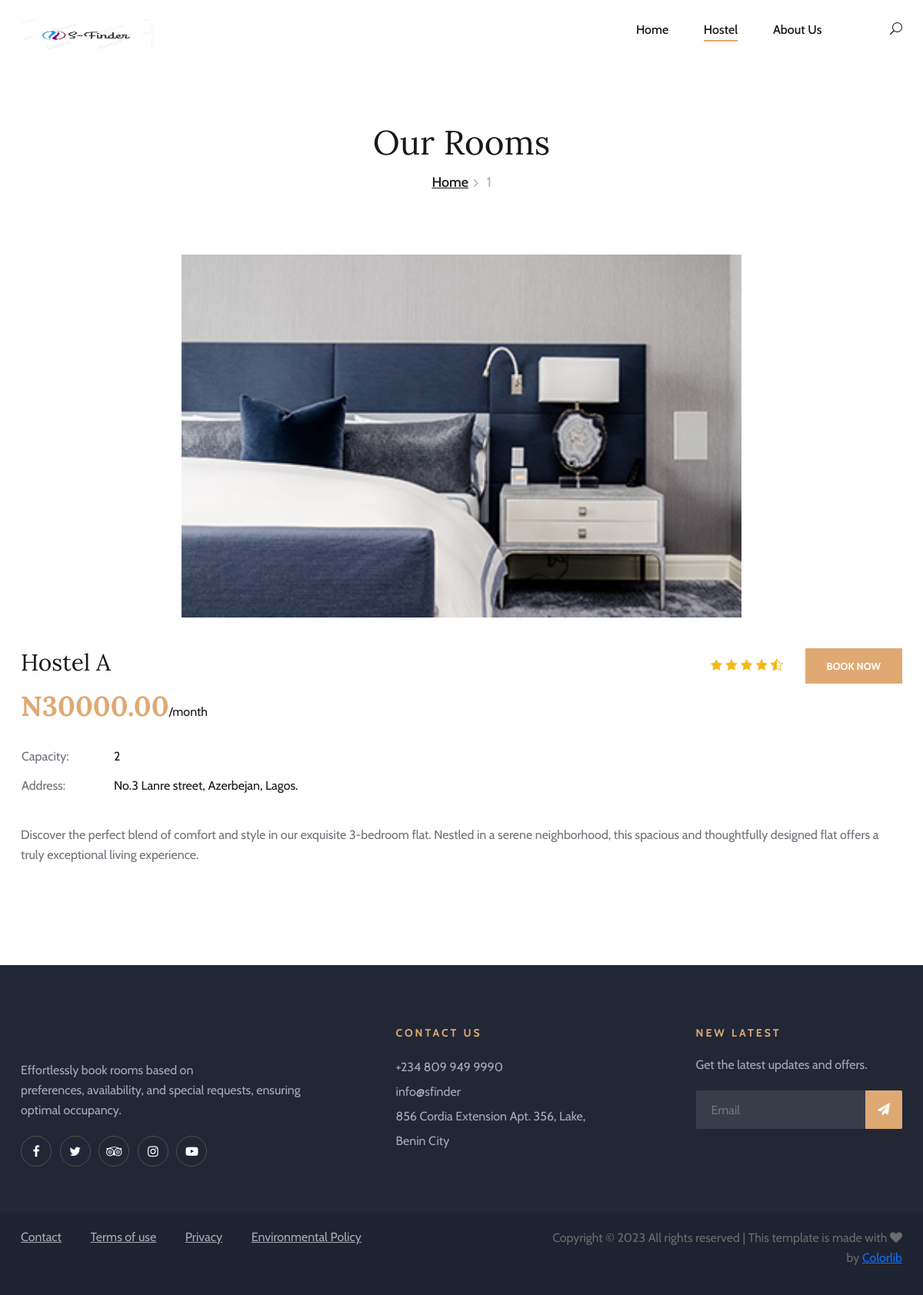
Page /hostel-detail/1/view/ on the committed database.
### booking/models.py (models this page shows, shortened)
class Accommodation(models.Model):
    name = models.CharField(max_length=100)
    address = models.TextField()
    capacity = models.PositiveIntegerField()
    description = models.TextField()
    price_per_month = models.DecimalField(max_digits=10, decimal_places=2)
    @property
    def getimage(self):
        imgs = roomImages.objects.filter(room_id=self.id).first()
        if imgs:
            return imgs.images.url
        else:
            return None
    @property
    def capacity(self):
        counter = roomCount.objects.get(Accommodation_id=self.id)
        return counter

class roomImages(models.Model):
    room = models.ForeignKey(Accommodation, on_delete=models.CASCADE)
    images = models.ImageField(upload_to="ROOMS/")

class roomCount(models.Model):
    Accommodation = models.ForeignKey(Accommodation, on_delete=models.CASCADE)
    count = models.IntegerField(default=0, blank=True)
    def __str__(self):
        return str(self.count)

### booking/views.py (the view)
# urls.py: path('hostel-detail/<int:pk>/view/', views.accomodation_detail, name='accom_details'),
def accomodation_detail(request, pk):
    query_accomodation = Accommodation.objects.get(id=pk)
    context = {
        'data':query_accomodation
    }
    return render(request, 'index/room-details.html', context)

### templates/index/room-details.html (shortened to what this page needs)
{%extends 'base.html' %} {%block contents%} {%csrf_token%}
<div class="breadcrumb-section">
  <div class="container">
    <div class="row">
      <div class="col-lg-12">
        <div class="breadcrumb-text">
          <h2>Our Rooms</h2>
          <div class="bt-option">
            <a href="./home.html">Home</a>
            <span>{{data.pk}}</span>
          </div>
        </div>
      </div>
    </div>
  </div>
</div>
<section class="room-details-section spad">
  <div class="container">
    <div class="">
      <div class="">
        <div class="room-details-item">
          <img
            src="{{data.getimage}}"
            alt=""
            style="width: 100%; height: 472px; object-fit: contain"
          />
          <div class="rd-text">
            <div class="rd-title">
              <h3>{{data.name}}</h3>
              <div class="rdt-right">
                <div class="rating">
                  <i class="icon_star"></i>
                  <i class="icon_star"></i>
                  <i class="icon_star"></i>
                  <i class="icon_star"></i>
                  <i class="icon_star-half_alt"></i>
                </div>
                <a id="book-btn">Book Now</a>
              </div>
            </div>
            <h2>N{{data.price_per_month}}<span>/month</span></h2>
            <table>
              <tbody>
                <tr>
                  <td class="r-o">Capacity:</td>
                  <td>{{data.capacity}}</td>
                </tr>
                <tr>
                  <td class="r-o">Address:</td>
                  <td>{{data.address}}</td>
                </tr>
              </tbody>
            </table>
            <p class="f-para">{{data.description}}</p>
          </div>
        </div>
      </div>
    </div>
  </div>
</section>
{%endblock contents%}

### static/css/style.css (style rules this page uses)
html, body { height: 100%; font-family: "Cabin", sans-serif; -webkit-font-smoothing: antialiased; font-smoothing: antialiased; }
h1, h2, h3, h4, h5, h6 { margin: 0; color: #111111; font-weight: 400; font-family: "Lora", serif; }
h2 { font-size: 36px; }
h3 { font-size: 30px; }
p { font-size: 16px; font-family: "Cabin", sans-serif; color: #6b6b6b; font-weight: 400; line-height: 26px; margin: 0 0 15px 0; }
img { max-width: 100%; }
.spad { padding-top: 100px; padding-bottom: 100px; }
.breadcrumb-section { padding-top: 70px; padding-bottom: 80px; }
.breadcrumb-text { text-align: center; }
.breadcrumb-text h2 { font-size: 44px; color: #19191a; margin-bottom: 12px; }
.breadcrumb-text .bt-option a { display: inline-block; font-size: 18px; color: #19191a; margin-right: 20px; position: relative; font-weight: 500; }
.breadcrumb-text .bt-option a:after { position: absolute; right: -13px; top: 1px; content: ""; font-size: 18px; font-family: "FontAwesome"; color: #aaaab3; }
.breadcrumb-text .bt-option span { display: inline-block; font-size: 18px; color: #aaaab3; }
.room-details-section { padding-top: 0; padding-bottom: 80px; }
.room-details-item { margin-bottom: 50px; }
.room-details-item img { margin-bottom: 40px; }
.room-details-item .rd-text .rd-title { overflow: hidden; margin-bottom: 8px; }
.room-details-item .rd-text .rd-title h3 { color: #19191a; float: left; }
.room-details-item .rd-text .rd-title .rdt-right { float: right; text-align: right; }
.room-details-item .rd-text .rd-title .rdt-right .rating { display: inline-block; margin-right: 25px; margin-bottom: 10px; }
.room-details-item .rd-text .rd-title .rdt-right .rating i { color: #f5b917; }
.room-details-item .rd-text .rd-title .rdt-right a { display: inline-block; color: #ffffff; font-size: 13px; text-transform: uppercase; font-weight: 700; background: #dfa974; padding: 14px 28px 13px; }
.room-details-item .rd-text h2 { color: #dfa974; font-weight: 700; margin-bottom: 25px; }
.room-details-item .rd-text h2 span { font-family: "Cabin", sans-serif; font-size: 16px; font-weight: 400; color: #19191a; }
.room-details-item .rd-text table { margin-bottom: 32px; }
.room-details-item .rd-text table tbody tr td { font-size: 16px; color: #19191a; line-height: 36px; }
.room-details-item .rd-text table tbody tr td.r-o { width: 120px; color: #707079; }
.room-details-item .rd-text p { color: #707079; }
.room-details-item .rd-text p.f-para { margin-bottom: 22px; }
@media only screen and (min-width: 1200px) { .container { max-width: 1170px; } }

### rows in the picture
Accommodation: pk "1", getimage (picture), name "Hostel A", price_per_month "30000.00", capacity "2", address "No.3 Lanre street, Azerbejan, Lagos.", description "Discover the perfect blend of comfort and style in our exquisite 3-bedroom flat. Nestled in a serene neighborhood, this spacious and thoughtfully designed flat offers a truly exceptional living experience."
